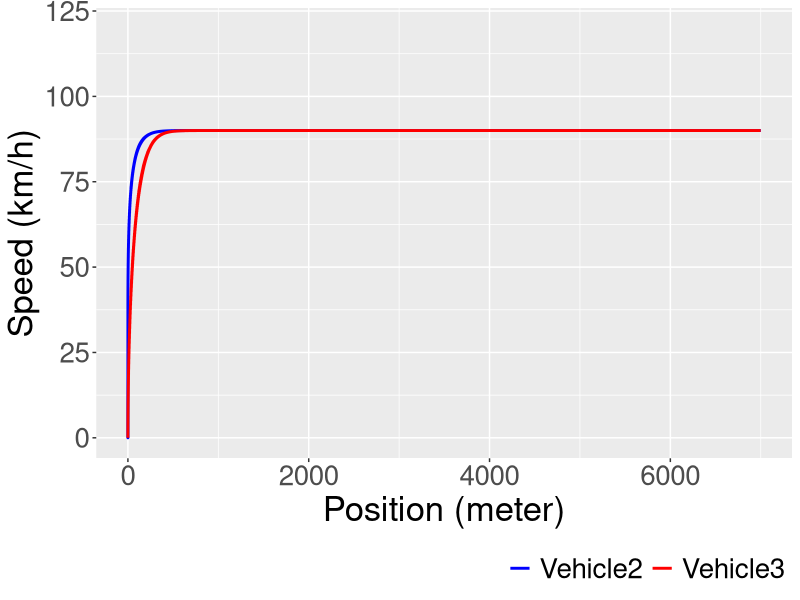
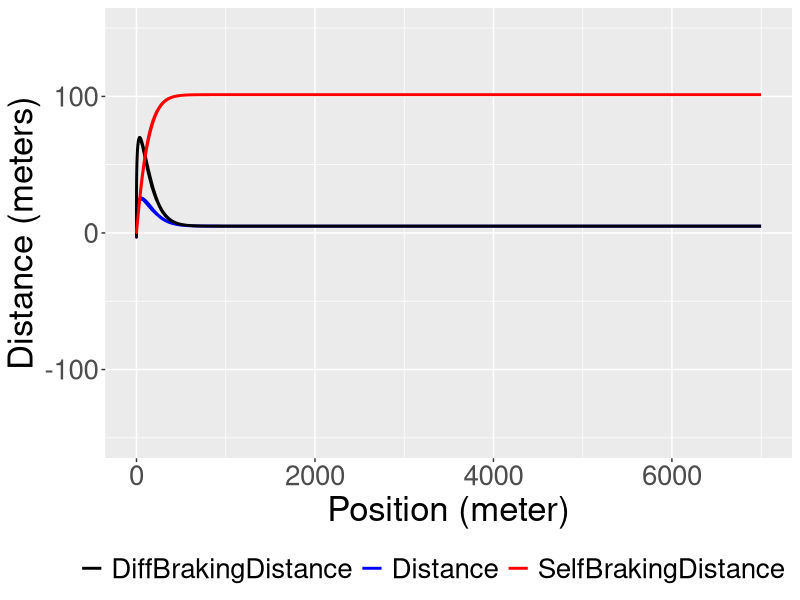

Recreate these plots in R, in order. (Note: this script raises an error after producing the figures.)
#/*******************************************************************************
#  * Copyright 2015 Charles University in Prague
#  *  
#  *  Licensed under the Apache License, Version 2.0 (the "License");
#  *  you may not use this file except in compliance with the License.
#  *  You may obtain a copy of the License at
#  *  
#  *      http://www.apache.org/licenses/LICENSE-2.0
#  *  
#  *  Unless required by applicable law or agreed to in writing, software
#  *  distributed under the License is distributed on an "AS IS" BASIS,
#  *  WITHOUT WARRANTIES OR CONDITIONS OF ANY KIND, either express or implied.
#  *  See the License for the specific language governing permissions and
#  *  limitations under the License.
#  *******************************************************************************/

library(ggplot2)

setwd('C:/Users/rima/Desktop/R_thesis_results')

guard <- read.csv(file="./baseline.csv",sep=",",head=TRUE)   
names(guard)

v3 <- subset(guard, guard$vehicleID == "Vehicle3")


#speed
ggplot(v3, aes(x = as.numeric(as.character(v3$vehPosValue))))+
  geom_smooth(aes(y = as.numeric(as.character(v3$refSpeedValue)), color = "Vehicle2", ymin = as.numeric(as.character(v3$refSpeedMin)), ymax = as.numeric(as.character(v3$refSpeedMax))),
              stat="identity", fill = "blue", alpha=0.2) +
  geom_smooth(aes(y = as.numeric(as.character(v3$vehSpeedValue)), color = "Vehicle3", ymin = as.numeric(as.character(v3$vehSpeedMin)), ymax = as.numeric(as.character(v3$vehSpeedMax))),
              stat="identity", fill = "red", alpha=0.2) +
  scale_color_manual("", breaks = c("Vehicle2", "Vehicle3"),
                     values = c("blue","red")) +
  theme(text = element_text(size=25),
    # Change legend background color
    legend.position = "bottom",
    legend.key = element_rect(colour = "transparent", fill = "white"),
    legend.justification = c(1,0))+ 
  guides(color=guide_legend(override.aes=list(fill=NA))) +
  xlab("Position (meter)") + ylab("Speed (km/h)") +ylim(0,120) + xlim(0,7000) 
  

#distance
ggplot(v3, aes(x = as.numeric(as.character(v3$vehPosValue))))+
  geom_smooth(aes(y = as.numeric(as.character(v3$distanceValue)), color = "Distance", ymin = as.numeric(as.character(v3$distanceMin)), ymax = as.numeric(as.character(v3$distanceMax))),
              stat="identity", fill = "blue", alpha=0.2) +
  geom_smooth(aes(y = as.numeric(as.character(v3$diffBrakingDistanceValue)), color = "DiffBrakingDistance", ymin = as.numeric(as.character(v3$diffBrakingDistanceMin)), ymax = as.numeric(as.character(v3$diffBrakingDistanceMax))),
              stat="identity", fill = "black", alpha=0.2) +
  geom_smooth(aes(y = as.numeric(as.character(v3$brakingDistanceValue)), color = "SelfBrakingDistance", ymin = as.numeric(as.character(v3$brakingDistanceMin)), ymax = as.numeric(as.character(v3$brakingDistanceMax))),
              stat="identity", fill = "red", alpha=0.2) +
  scale_color_manual("", breaks = c("DiffBrakingDistance", "Distance", "SelfBrakingDistance"),
                     values = c("black", "blue","red")) +
  xlab("Position (meter)") + ylab("Distance (meters)") +  
  guides(color=guide_legend(override.aes=list(fill=NA))) +
theme(text = element_text(size=25),
    # Change legend background color
    legend.position = "bottom",
    legend.key = element_rect(colour = "transparent", fill = "white"),
    legend.justification = c(1,0)) +ylim(-150,150) + xlim(0,7000)


#difference
data_summary <- function(x) {
  m <- mean(x)
  ymin <- m-sd(x)
  ymax <- m+sd(x)
  return(c(y=m,ymin=ymin,ymax=ymax))
}

v_name <- c('Vehicle1'=1, 'Vehicle2'=2,'Vehicle3'=3)


diff <- as.numeric(as.character(v3$distanceMin))
ids <- v3$vehicleID
lab <- 0
minus1<- cbind(ids,diff,lab)

diff <- as.numeric(as.character(v3$diffBrakingDistanceMin))
ids <- v3$vehicleID
lab <- 1
minus3<- cbind(ids,diff,lab)


diff <- as.numeric(as.character(v3$brakingDistanceMin))
ids <- v3$vehicleID
lab <- 2
minus5<- cbind(ids,diff,lab)

minus<- rbind(minus1, minus3, minus5)

minus <- data.frame(VehicleID = minus[,1], Difference = minus[,2], Label = minus[,3])


fun_mean <- function(x){
  return(data.frame(y=mean(x),label=mean(x,na.rm=T)))}




ggplot(data = minus, aes(x=Label, y = Difference, group = Label))+ 
  geom_boxplot(aes(fill="Vehicle3"))+                              #Vehicle3
  facet_wrap(vars("Vehicle3"), nrow = 2)+
  stat_summary(fun.y=mean, colour="darkred", geom="point", 
               shape=18, size=3,show.legend = FALSE) + coord_flip()+
  scale_fill_discrete(name = "VehicleID") +
  scale_x_continuous(breaks=c(0, 1, 2),
                     labels=c("Distance", "Difference in Braking Distance", "Braking Distance")) +
  theme(text = element_text(size=25),
        axis.title.y=element_blank(),
        legend.position = "bottom") + 
  ylim(-200,200) + ylab("meters") 

